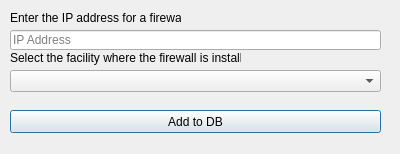
<?xml version="1.0" encoding="UTF-8"?>
<ui version="4.0">
 <class>Dialog</class>
 <widget class="QDialog" name="Dialog">
  <property name="geometry">
   <rect>
    <x>0</x>
    <y>0</y>
    <width>400</width>
    <height>154</height>
   </rect>
  </property>
  <property name="windowTitle">
   <string>Add a firewall to the database by IP</string>
  </property>
  <widget class="QPushButton" name="addButton">
   <property name="geometry">
    <rect>
     <x>10</x>
     <y>110</y>
     <width>371</width>
     <height>23</height>
    </rect>
   </property>
   <property name="text">
    <string>Add to DB</string>
   </property>
  </widget>
  <widget class="QComboBox" name="facilityBox">
   <property name="geometry">
    <rect>
     <x>10</x>
     <y>70</y>
     <width>371</width>
     <height>22</height>
    </rect>
   </property>
  </widget>
  <widget class="QLineEdit" name="ipEdit">
   <property name="geometry">
    <rect>
     <x>10</x>
     <y>30</y>
     <width>371</width>
     <height>20</height>
    </rect>
   </property>
   <property name="placeholderText">
    <string>IP Address</string>
   </property>
  </widget>
  <widget class="QLabel" name="ipLabel">
   <property name="geometry">
    <rect>
     <x>10</x>
     <y>10</y>
     <width>171</width>
     <height>16</height>
    </rect>
   </property>
   <property name="text">
    <string>Enter the IP address for a firewall</string>
   </property>
  </widget>
  <widget class="QLabel" name="ipLabel_2">
   <property name="geometry">
    <rect>
     <x>10</x>
     <y>50</y>
     <width>231</width>
     <height>16</height>
    </rect>
   </property>
   <property name="text">
    <string>Select the facility where the firewall is installed</string>
   </property>
  </widget>
 </widget>
 <resources/>
 <connections/>
</ui>
